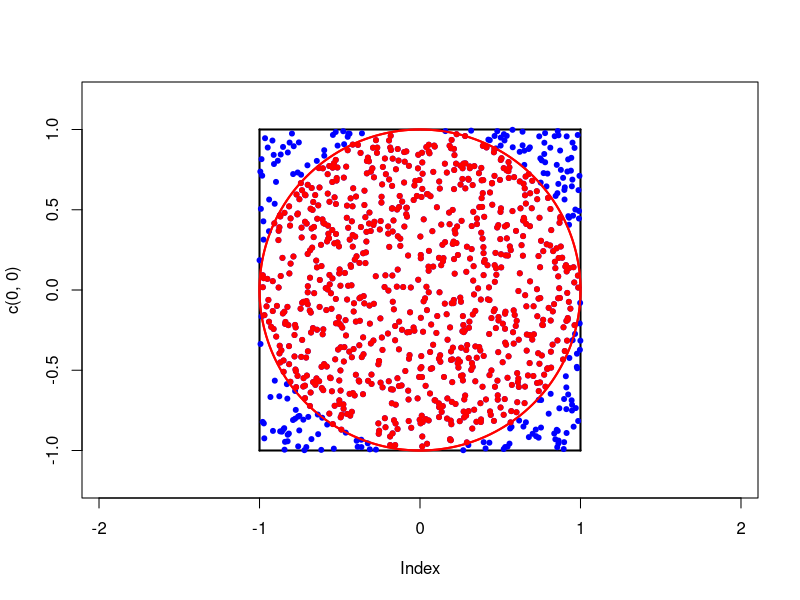

Generate this figure with R:
## Fix the seed of the pseudo-random generator of R
set.seed(321)

nsim <- 1000
x11()
##  We simulate nsim observations from a uniform distribution
##  on the square [-1,1]x[-1,1].
### These values represent the coordinate where the grains fall in the square

x_coord <- runif(nsim,-1,1)
y_coord <- runif(nsim,-1,1)

df_grains <- cbind(x_coord,y_coord)

### Let's give a look at our square with the thrown sand

### Plot the square

## first draw an empty graph
plot(c(0,0),xlim=c(-1.2,1.2),ylim=c(-1.2,1.2),type="n", asp=1)
## plot the square
segments(x0 = -1,y0 = 1,x1 = 1,y1 = 1,lwd=2)
segments(-1,-1,-1,1,lwd=2)
segments(-1,-1,1,-1,lwd=2)
segments(1,-1,1,1,lwd=2)

##### plot the circle 
### we will use polar coordinate 
tt <- seq(0,2*pi,length=200)
lines(sin(tt),cos(tt),col="red",lwd=2)



## We trow the sand
points(df_grains,col="blue",pch=20,cex=1)

# We can redraw the circle if needed
lines(sin(tt),cos(tt),col="red",lwd=2)

### How many grains of sand fall in the circle with center in (0,0) and radius 1?
# These are those points whose distance from the center is smaller or equal than 1

## First we compute the distance of each point from the origin
dist_from_center <- apply(
  df_grains, 
  MARGIN = 1,
  FUN = function(grain_coord) 
    sqrt(grain_coord[1]^2+grain_coord[2]^2)
)
# alternatively: check the norm function

## Which are the grains that fall inside the circle?
ind_in_the_circle <- which(dist_from_center<=1)

#how many grains fall inside the circle?
n_inside <- length(ind_in_the_circle)
### Let's take a look
## the grains inside the circle
points(df_grains[ind_in_the_circle,],col="red",pch=20)

# Let's approximate the ratio between the areas of the square and circle
A_circle_over_A_square <- n_inside/nsim

l_square <- 2
A_square <- 2^2
simulated_pi <- A_circle_over_A_square*A_square
print(simulated_pi)
